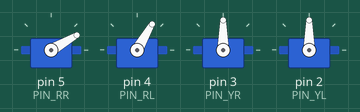
Simulated run of this sketch. Board: Arduino Uno, built with avr-gcc and run on an emulated ATmega328P. On the bench: 4 × servo.

Above: at 5.05 s.
Timing chart, 0 to 9.6 s (numbered marks = the images above):
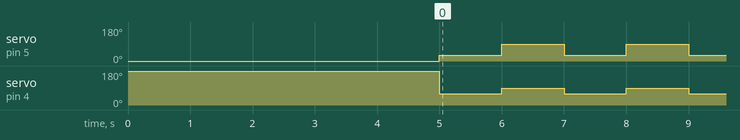

Measured:
- by itself, servo on pin 5 (PIN_RR): alternates 90° for 1.0 s and 30° for 1.0 s
- by itself, servo on pin 4 (PIN_RL): alternates 90° for 1.0 s and 60° for 1.0 s

The sketch:

basic_functions.ino
```cpp
#include <Servo.h>

//#include <Oscillator.h>


#define N_SERVOS 4

#define PIN_RR 5
#define PIN_RL 4
#define PIN_YR 3
#define PIN_YL 2

Servo servo[N_SERVOS];


void setup() {
  // put your setup code here, to run once:
  Serial.begin(19200);

  servo[0].attach(PIN_RR);
  servo[1].attach(PIN_RL);
  servo[2].attach(PIN_YR);
  servo[3].attach(PIN_YL);

  servo[0].write(0);
  servo[1].write(180);
  delay(5000);
  servo[0].write(90);
  servo[1].write(90);

}

void loop() {
  // put your main code here, to run repeatedly:

  // the function of this code is to make the foot raise by 30 degrees
  // and to conitnue to increase the anges with each loop of the code.
  // we ue i to refer to the servo number.  This is to randomly select the
  // servo and then the other info e.g. the numbers etc are used as parameters
  //for that random selection.

  for(int i=0;i<2;i++) servo[i].write(i*30+30);
  delay(1000);
  for(int i=0;i<2;i++) servo[i].write(90);
  delay(1000);


}
```
